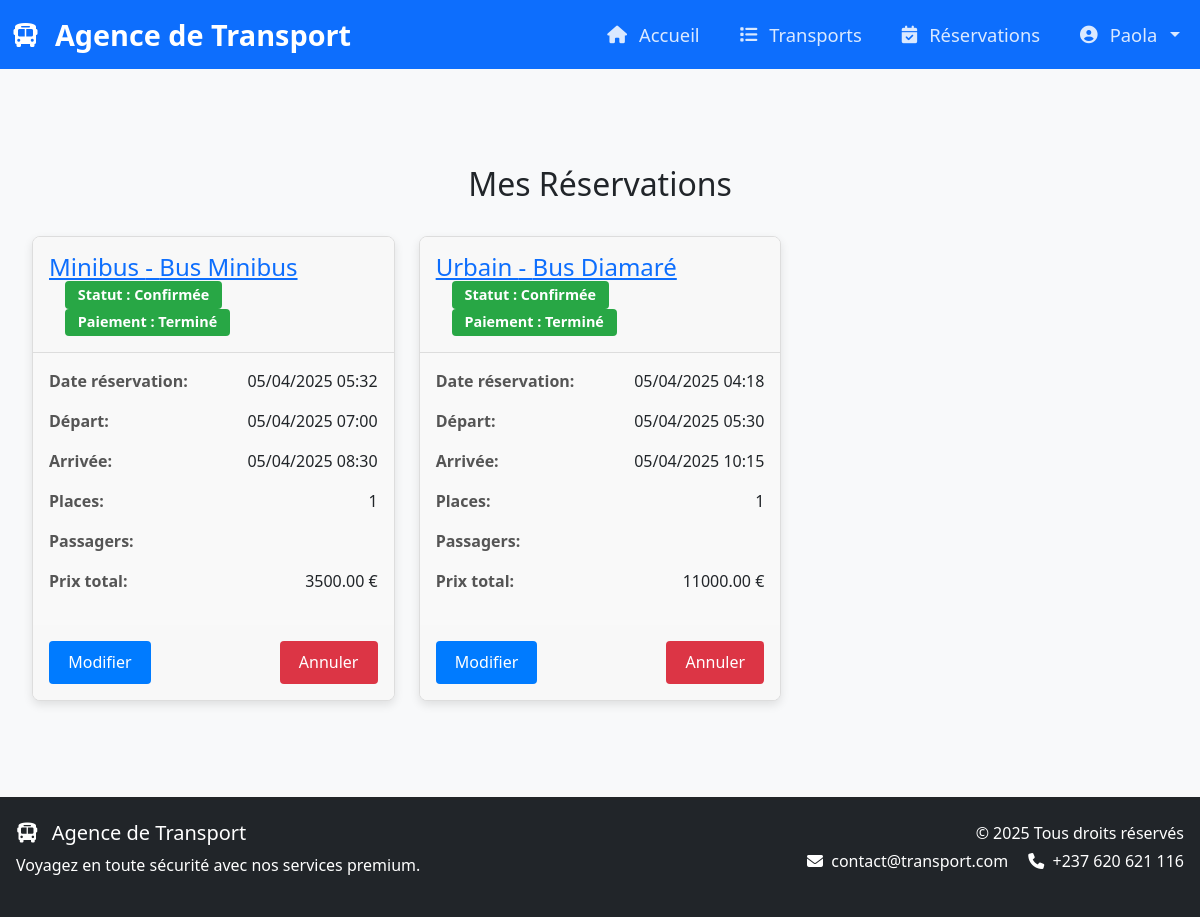
/voyage/my-reservations/ (signed in), run on an earlier commit of the app's database.
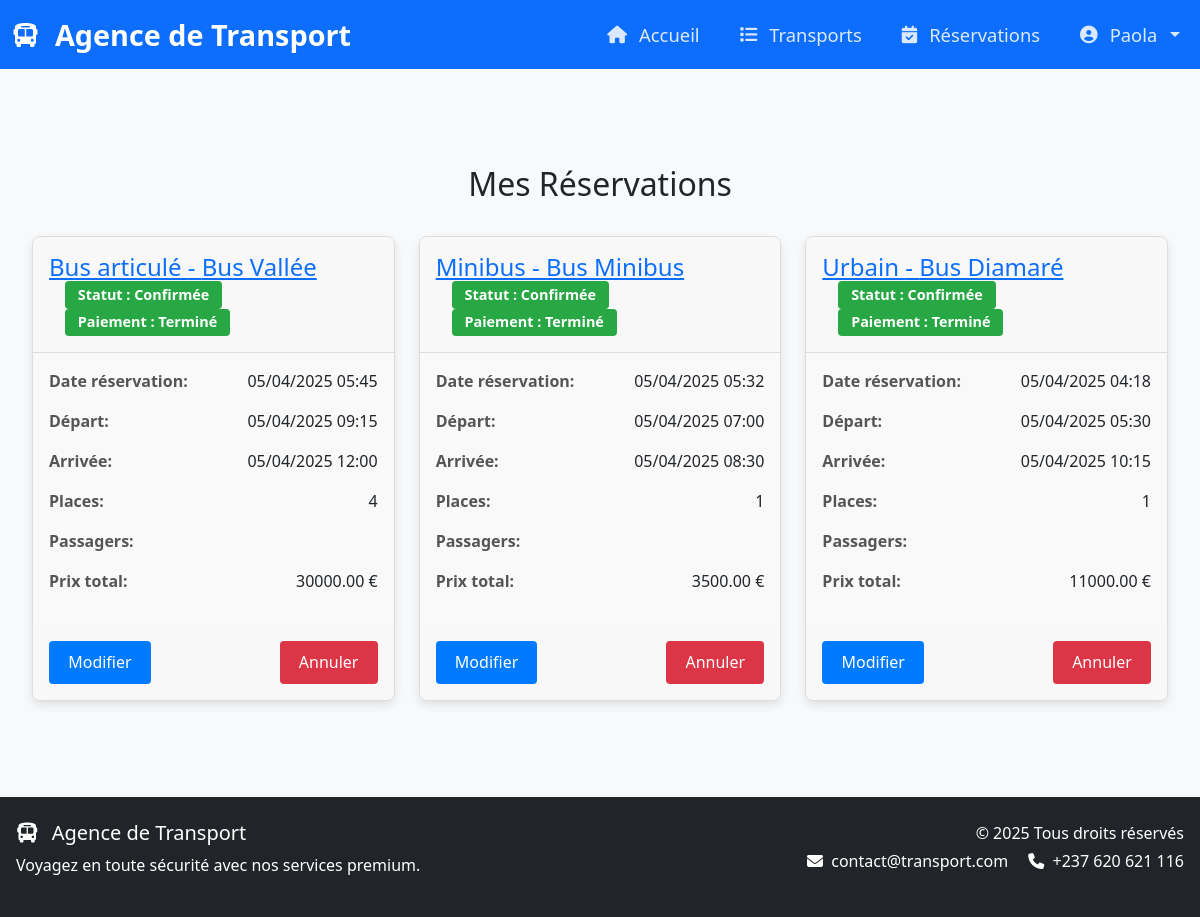
And on a later commit of the database.
### transport/models.py (models this page shows, shortened)
class Reservation(models.Model):
    RESERVATION_STATUS = [
        ('pending', 'En attente'),
        ('confirmed', 'Confirmée'),
        ('cancelled', 'Annulée'),
    ]
    client = models.ForeignKey(User, on_delete=models.CASCADE, related_name='reservations')
    transport = models.ForeignKey(Transport, on_delete=models.PROTECT, related_name='reservations')
    reservation_date = models.DateTimeField(auto_now_add=True)
    departure_time = models.DateTimeField()
    arrival_time = models.DateTimeField()
    number_of_seats = models.PositiveIntegerField(validators=[MinValueValidator(1)], help_text="Nombre de places réservées (minimum 1)")
    updated_at = models.DateTimeField(auto_now=True)
    passenger_names = models.TextField()
    status = models.CharField(max_length=10, choices=RESERVATION_STATUS, default='pending')
    payment_reference = models.CharField(max_length=50, blank=True, null=True)
    total_price = models.DecimalField(
        max_digits=10,
        decimal_places=2,
        validators=[MinValueValidator(0)],
        null=True,
        blank=True
    )
    class Meta:
        ordering = ['-reservation_date']
        verbose_name = "Réservation"
        verbose_name_plural = "Réservations"

class Transport(models.Model):
    TRANSPORT_TYPES = [
    ('minibus', 'Minibus'),
    ('microbus', 'Microbus'),
    ('urbain', 'Urbain'),
    ('articuled_bus', 'Bus articulé'),
    ('coach_bus', 'Bus grand tourisme'),
    ('articulated_bus', 'Bus articulé'),
    ('double_decker', 'Bus à étage'),
    ('autre', 'Autre type de bus'),
]
    TRANSPORT_CLASSES = [
        ('commun', 'Commun'),
        ('vip', 'VIP'),
        ('luxe', 'Luxe'),
        ('eco', 'Economique'),
        ('premium', 'Premium'),
        ('standard', 'Standard'),  # Ajout de la valeur 'standard'
    ]
    name = models.CharField(max_length=100)
    description = models.TextField()
    type = models.CharField(max_length=20, choices=TRANSPORT_TYPES, default='minibus')
    classe = models.CharField(max_length=10, choices=TRANSPORT_CLASSES, default='commun')
    capacity = models.PositiveIntegerField(validators=[MinValueValidator(1)])
    available_seats = models.PositiveIntegerField(default=0)
    departure_time = models.DateTimeField()
    arrival_time = models.DateTimeField()
    price = models.DecimalField(max_digits=10, decimal_places=2, validators=[MinValueValidator(0)])
    departure_city = models.CharField(max_length=100)
    arrival_city = models.CharField(max_length=100)
    class Meta:
        ordering = ['departure_time']
        verbose_name = "Transport"
        verbose_name_plural = "Transports"

class Payment(models.Model):
    PAYMENT_METHODS = [
        ('orange', 'Orange Money'),
        ('mtn', 'MTN Mobile Money'),
        ('visa', 'Visa'),
        ('mastercard', 'MasterCard'),
        ('wave', 'Wave'),
    ]
    STATUS_CHOICES = [
        ('pending', 'En attente'),
        ('completed', 'Terminé'),
        ('failed', 'Échoué'),
    ]
    reservation = models.OneToOneField(
        Reservation,
        on_delete=models.CASCADE,
        related_name='payment'
    )
    method = models.CharField(max_length=20, choices=PAYMENT_METHODS)
    amount = models.DecimalField(max_digits=10, decimal_places=2)
    status = models.CharField(max_length=20, choices=STATUS_CHOICES, default='pending')
    created_at = models.DateTimeField(auto_now_add=True)
    transaction_id = models.CharField(max_length=100, blank=True)
    class Meta:
        ordering = ['-created_at']
        verbose_name = "Paiement"
        verbose_name_plural = "Paiements"

### transport/views.py (the view)
# urls.py: path('my-reservations/', views.my_reservations, name='my_reservations'),
@login_required
def my_reservations(request):
    reservations = request.user.reservations.exclude(status='pendding').select_related('transport')
    for reservation in reservations:
        reservation.refresh_from_db()
    return render(request, 'transport/my_reservation.html', {
        'reservations': reservations,
        'now': timezone.now()
    })

### transport/templates/transport/my_reservation.html (shortened to what this page needs)
{% extends 'transport/base.html' %}
{% load static %}
{% block content %}
<link rel="stylesheet" href="{% static 'transport/css/reservation.css' %}">
<div class="reservation-container">
    <h1 class="reservation-title">Mes Réservations</h1>
    {% if not reservations %}
        <div class="no-reservations">
            <p>Vous n'avez aucune réservation active pour le moment.</p>
            <a href="{% url 'transport:transport_list' %}" class="btn btn-primary">
                Voir les transports disponibles
            </a>
        </div>
    {% else %}
        <div class="reservation-grid">
            {% for reservation in reservations %}
            {% if reservation.status != 'cancelled' %}
            <div class="reservation-card {% if not reservation.payment or reservation.payment.status != 'completed' %}unpaid{% endif %}">
                <div class="card-header">
                    <h2>
                        <a href="{% url 'transport:reservation_detail' reservation.id %}">
                            {{ reservation.transport.get_type_display }} - {{ reservation.transport.name }}
                        </a>
                    </h2>
                    <span class="badge
                        {% if reservation.status == 'confirmed' %}badge-success
                        {% elif reservation.status == 'pending' %}badge-warning
                        {% elif reservation.status == 'cancelled' %}badge-danger
                        {% else %}badge-secondary{% endif %}">
                        Statut : {{ reservation.get_status_display }}
                    </span>
                    {% if reservation.payment %}
                        <span class="badge
                            {% if reservation.payment.status == 'completed' %}badge-success
                            {% elif reservation.payment.status == 'pending' %}badge-warning
                            {% elif reservation.payment.status == 'failed' %}badge-danger
                            {% endif %}">
                            Paiement : {{ reservation.payment.get_status_display }}
                        </span>
                    {% else %}
                        <span class="badge badge-warning">Paiement : Non effectué</span>
                    {% endif %}
                </div>
                <div class="card-body">
                    <div class="reservation-detail">
                        <span class="detail-label">Date réservation:</span>
                        <span>{{ reservation.reservation_date|date:"d/m/Y H:i" }}</span>
                    </div>
                    <div class="reservation-detail">
                        <span class="detail-label">Départ:</span>
                        <span>{{ reservation.departure_time|date:"d/m/Y H:i" }}</span>
                    </div>
                    <div class="reservation-detail">
                        <span class="detail-label">Arrivée:</span>
                        <span>{{ reservation.arrival_time|date:"d/m/Y H:i" }}</span>
                    </div>
                    <div class="reservation-detail">
                        <span class="detail-label">Places:</span>
                        <span>{{ reservation.number_of_seats }}</span>
                    </div>
                    <div class="reservation-detail">
                        <span class="detail-label">Passagers:</span>
                    </div>
                    <div class="reservation-detail">
                        <span class="detail-label">Prix total:</span>
                        <span>{{ reservation.total_price }} €</span>
                    </div>
                </div>
                <div class="card-footer">
                    <a href="{% url 'transport:update_reservation' reservation.id %}" class="btn btn-update">
                        Modifier
                    </a>
                    <a href="{% url 'transport:cancel_reservation' reservation.id %}" class="btn btn-cancel">
                        Annuler
                    </a>
                </div>
            </div>
            {% endif %}
            {% endfor %}
        </div>
    {% endif %}
</div>
{% endblock %}

What changed in the data, as far as the page shows it:
added Reservation: transport.type "Bus articulé", transport.name "Bus Vallée", status "Confirmée", payment.status "Terminé", reservation_date "05/04/2025 05:45", departure_time "05/04/2025 09:15", arrival_time "05/04/2025 12:00", number_of_seats "4", total_price "30000.00"
